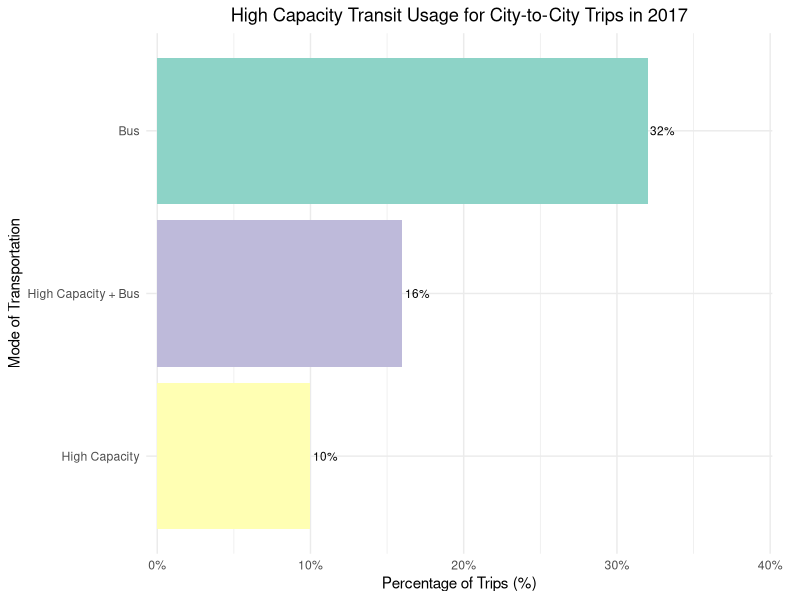
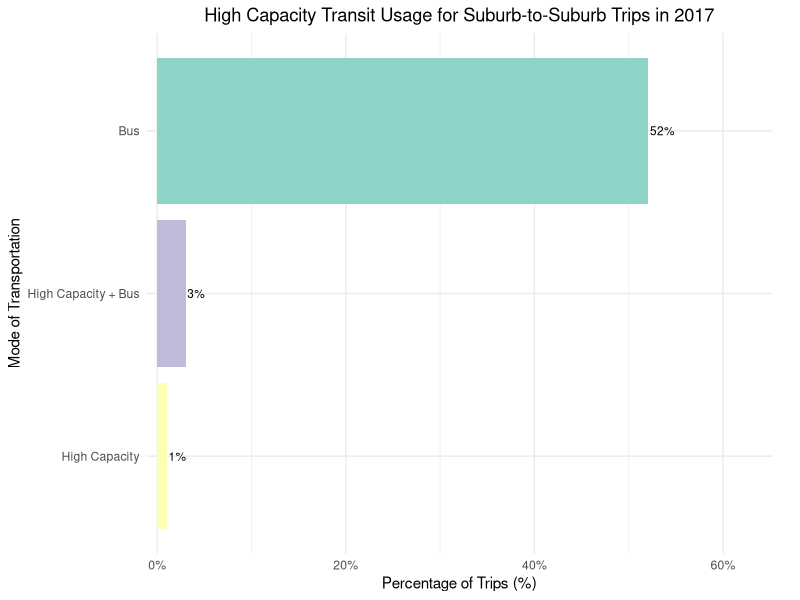
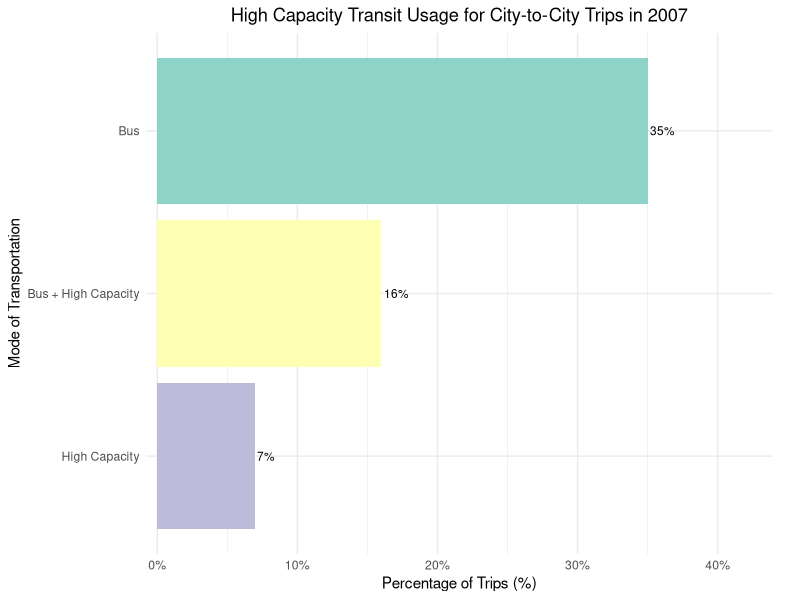
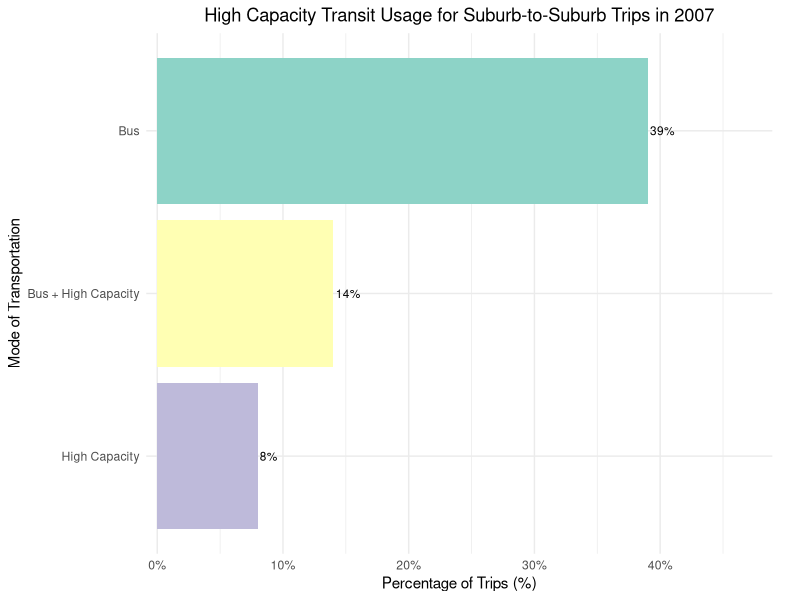
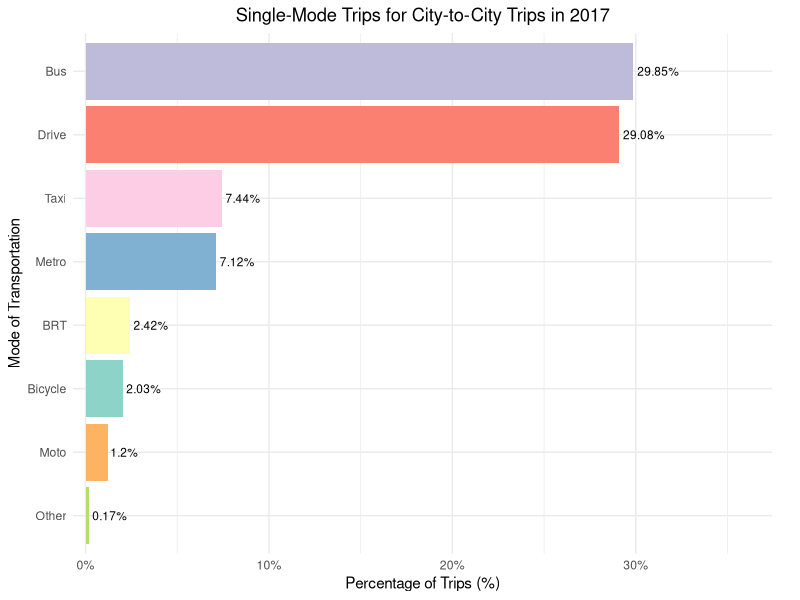
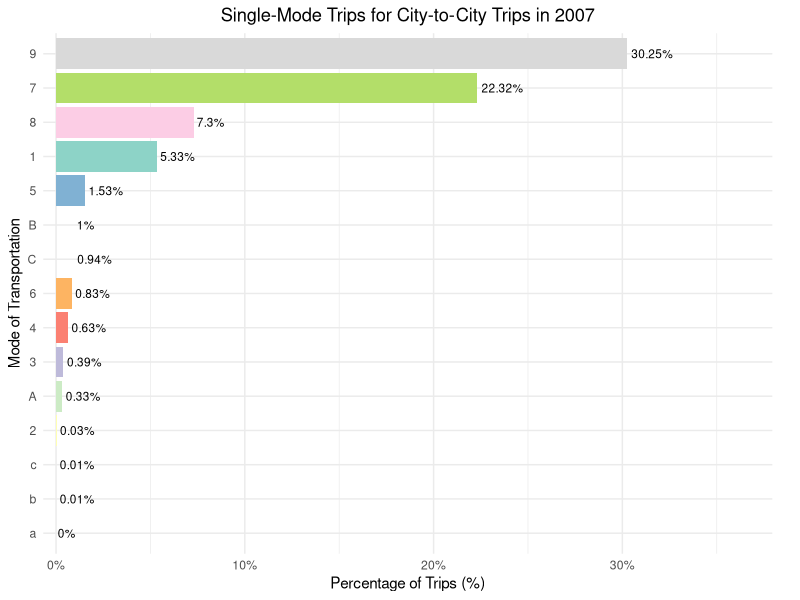
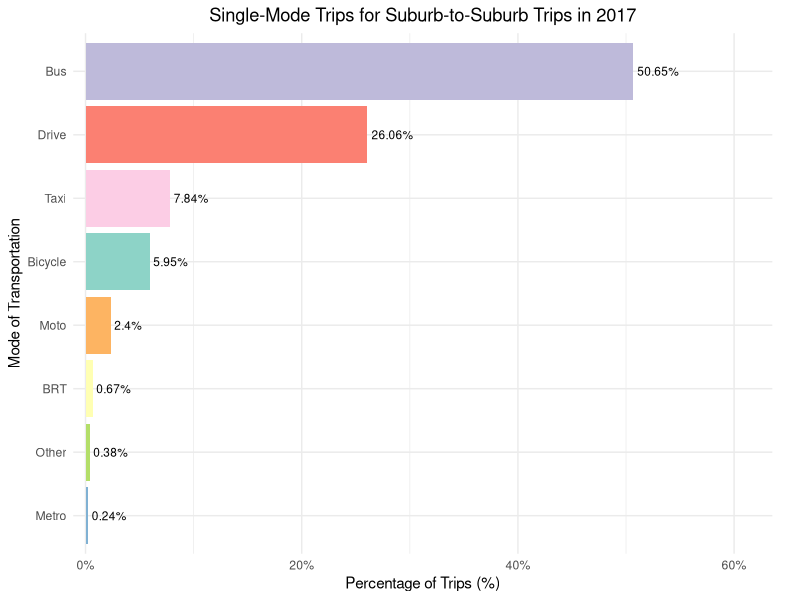
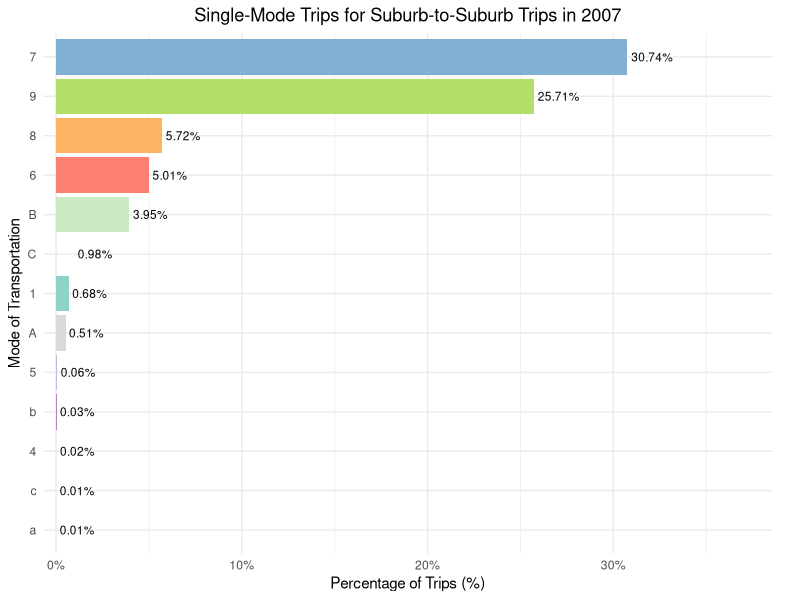

The R source for these figures, in order:
city_to_city2007<-read.csv("data/city-city-suburb/2007_city_to_city_mode_summary.csv")
city_to_city2017<-read.csv("data/city-city-suburb/2017_city_to_city_mode_breakdown.csv")
suburb_to_suburb2007<-read.csv("data/city-city-suburb/2007_suburb_to_suburb_mode_summary.csv")
suburb_to_suburb2017<-read.csv("data/city-city-suburb/suburb_mode_summary_2017.csv")

library(tidyverse)
#filter walk in 2017
city_to_city2017<-city_to_city2017 %>%
  filter(mode!="Walk")
city_to_city2017_sum<- sum(city_to_city2017$n)
city_to_city2007_sum<- sum(city_to_city2007$count)
suburb_to_suburb2017<-suburb_to_suburb2017 %>%
  filter(mode!="Walk")
suburb_to_suburb2017_sum<- sum(suburb_to_suburb2017$n)
suburb_to_suburb2007_sum<- sum(suburb_to_suburb2007$count)

high_capacity_suburb2017<- read.csv("data/city-city-suburb/2017-suburb-high-capacity.csv")
high_capacity_suburb2007<- read.csv("data/city-city-suburb/2007-suburb-high-capacity.csv")

high_capacity_city2017<- read.csv("data/city-city-suburb/2017-city-high-capacity.csv")
high_capacity_city2007<- read.csv("data/city-city-suburb/2007_high_capacity-city.csv")

high_capacity_city2017<- high_capacity_city2017 %>%
  mutate(percentage = round(n / city_to_city2017_sum * 100),2)
high_capacity_city2007<- high_capacity_city2007 %>%
  mutate(percentage = round(count / city_to_city2007_sum * 100),2)
high_capacity_suburb2017<- high_capacity_suburb2017 %>%
  mutate(percentage = round(n / suburb_to_suburb2017_sum * 100),2)
high_capacity_suburb2007<- high_capacity_suburb2007 %>%
  mutate(percentage = round(count / suburb_to_suburb2007_sum * 100),2)
# Plotting
maxy9 <- max(high_capacity_city2017$percentage, na.rm = TRUE)
ggplot(
  high_capacity_city2017,
  aes(x = reorder(mode, percentage), y = percentage, fill = mode)
) +
  geom_bar(stat = "identity") +
  geom_text(aes(label = paste0(percentage, "%")), hjust = -0.1, size = 3) +
  coord_flip(clip = "off") +  # let text draw outside the panel
  scale_y_continuous(
    labels = scales::percent_format(scale = 1),
    limits = c(0, maxy9 * 1.12),                 # add headroom
    expand = expansion(mult = c(0.02, 0.12))    # extra space on the right
  ) +
  scale_fill_brewer(palette = "Set3") +
  labs(
    title = "High Capacity Transit Usage for City-to-City Trips in 2017",
    x = "Mode of Transportation",
    y = "Percentage of Trips (%)"
  ) +
  theme_minimal() +
  theme(
    legend.position = "none",
    plot.title = element_text(hjust = 0.5),
    plot.margin = margin(5.5, 20, 5.5, 5.5)     # a bit more right margin
  )
maxy13 <- max(high_capacity_suburb2017$percentage, na.rm = TRUE)
ggplot(
  high_capacity_suburb2017,
  aes(x = reorder(mode, percentage), y = percentage, fill = mode)
) +
  geom_bar(stat = "identity") +
  geom_text(aes(label = paste0(percentage, "%")), hjust = -0.1, size = 3) +
  coord_flip(clip = "off") +  # let text draw outside the panel
  scale_y_continuous(
    labels = scales::percent_format(scale = 1),
    limits = c(0, maxy13 * 1.12),                 # add headroom
    expand = expansion(mult = c(0.02, 0.12))    # extra space on the right
  ) +
  scale_fill_brewer(palette = "Set3") +
  labs(
    title = "High Capacity Transit Usage for Suburb-to-Suburb Trips in 2017",
    x = "Mode of Transportation",
    y = "Percentage of Trips (%)"
  ) +
  theme_minimal() +
  theme(
    legend.position = "none",
    plot.title = element_text(hjust = 0.5),
    plot.margin = margin(5.5, 20, 5.5, 5.5)     # a bit more right margin
  )

maxy15 <- max(high_capacity_city2007$percentage, na.rm = TRUE)
ggplot(
  high_capacity_city2007,
  aes(x = reorder(mode_key, percentage), y = percentage, fill = mode_key)
) +
  geom_bar(stat = "identity") +
  geom_text(aes(label = paste0(percentage, "%")), hjust = -0.1, size = 3) +
  coord_flip(clip = "off") +  # let text draw outside the panel
  scale_y_continuous(
    labels = scales::percent_format(scale = 1),
    limits = c(0, maxy15 * 1.12),                 # add headroom
    expand = expansion(mult = c(0.02, 0.12))    # extra space on the right
  ) +
  scale_fill_brewer(palette = "Set3") +
  labs(
    title = "High Capacity Transit Usage for City-to-City Trips in 2007",
    x = "Mode of Transportation",
    y = "Percentage of Trips (%)"
  ) +
  theme_minimal() +
  theme(
    legend.position = "none",
    plot.title = element_text(hjust = 0.5),
    plot.margin = margin(5.5, 20, 5.5, 5.5)     # a bit more right margin
  )
maxy17 <- max(high_capacity_suburb2007$percentage, na.rm = TRUE)
ggplot(
  high_capacity_suburb2007,
  aes(x = reorder(mode_key, percentage), y = percentage, fill = mode_key)
) +
  geom_bar(stat = "identity") +
  geom_text(aes(label = paste0(percentage, "%")), hjust = -0.1, size = 3) +
  coord_flip(clip = "off") +  # let text draw outside the panel
  scale_y_continuous(
    labels = scales::percent_format(scale = 1),
    limits = c(0, maxy17 * 1.12),                 # add headroom
    expand = expansion(mult = c(0.02, 0.12))    # extra space on the right
  ) +
  scale_fill_brewer(palette = "Set3") +
  labs(
    title = "High Capacity Transit Usage for Suburb-to-Suburb Trips in 2007",
    x = "Mode of Transportation",
    y = "Percentage of Trips (%)"
  ) +
  theme_minimal() +
  theme(
    legend.position = "none",
    plot.title = element_text(hjust = 0.5),
    plot.margin = margin(5.5, 20, 5.5, 5.5)     # a bit more right margin
  )

single_2007_city<- read.csv("data/city-city-suburb/2007_city_to_city_single_mode_summary.csv")
single_2007_suburb<- read.csv("data/city-city-suburb/2007_suburb_to_suburb_single_mode_summary.csv")
single_2017_city<- read.csv("data/city-city-suburb/2017_city_to_city_single_mode_summary.csv")
single_2017_suburb<- read.csv("data/city-city-suburb/2017_suburbtosuburb_single_mode_summary.csv")

single_2017_city<- single_2017_city %>%
  filter(mode!="Walk")%>%
  mutate(percentage = n / city_to_city2017_sum *100)%>%
  mutate(percentage = round(percentage,2))
single_2007_city<- single_2007_city %>%
  mutate(percentage = count / city_to_city2007_sum* 100)%>%
  mutate(percentage = round(percentage,2))
single_2017_suburb<- single_2017_suburb %>%
  filter(mode!="Walk")%>%
  mutate(percentage = n / suburb_to_suburb2017_sum* 100)%>%
  mutate(percentage = round(percentage,2))
single_2007_suburb<- single_2007_suburb %>%
  mutate(percentage = count / suburb_to_suburb2007_sum* 100)%>%
  mutate(percentage = round(percentage,2))
maxy1 <- max(single_2017_city$percentage, na.rm = TRUE)
ggplot(
  single_2017_city,
  aes(x = reorder(mode, percentage), y = percentage, fill = mode)
) +
  geom_bar(stat = "identity") +
  geom_text(aes(label = paste0(percentage, "%")), hjust = -0.1, size = 3) +
  coord_flip(clip = "off") +  # let text draw outside the panel
  scale_y_continuous(
    labels = scales::percent_format(scale = 1),
    limits = c(0, maxy1 * 1.12),                 # add headroom
    expand = expansion(mult = c(0.02, 0.12))    # extra space on the right
  ) +
  scale_fill_brewer(palette = "Set3") +
  labs(
    title = "Single-Mode Trips for City-to-City Trips in 2017",
    x = "Mode of Transportation",
    y = "Percentage of Trips (%)"
  ) +
  theme_minimal() +
  theme(
    legend.position = "none",
    plot.title = element_text(hjust = 0.5),
    plot.margin = margin(5.5, 20, 5.5, 5.5)     # a bit more right margin
  )
maxy2 <- max(single_2007_city$percentage, na.rm = TRUE)
ggplot(
  single_2007_city,
  aes(x = reorder(trip1, percentage), y = percentage, fill = trip1)
) +
  geom_bar(stat = "identity") +
  geom_text(aes(label = paste0(percentage, "%")), hjust = -0.1, size = 3) +
  coord_flip(clip = "off") +  # let text draw outside the panel
  scale_y_continuous(
    labels = scales::percent_format(scale = 1),
    limits = c(0, maxy2 * 1.12),                 # add headroom
    expand = expansion(mult = c(0.02, 0.12))    # extra space on the right
  ) +
  scale_fill_brewer(palette = "Set3") +
  labs(
    title = "Single-Mode Trips for City-to-City Trips in 2007",
    x = "Mode of Transportation",
    y = "Percentage of Trips (%)"
  ) +
  theme_minimal() +
  theme(
    legend.position = "none",
    plot.title = element_text(hjust = 0.5),
    plot.margin = margin(5.5, 20, 5.5, 5.5)     # a bit more right margin
  )
maxy3 <- max(single_2017_suburb$percentage, na.rm = TRUE)
ggplot(
  single_2017_suburb,
  aes(x = reorder(mode, percentage), y = percentage, fill = mode)
) +
  geom_bar(stat = "identity") +
  geom_text(aes(label = paste0(percentage, "%")), hjust = -0.1, size = 3) +
  coord_flip(clip = "off") +  # let text draw outside the panel
  scale_y_continuous(
    labels = scales::percent_format(scale = 1),
    limits = c(0, maxy3 * 1.12),                 # add headroom
    expand = expansion(mult = c(0.02, 0.12))    # extra space on the right
  ) +
  scale_fill_brewer(palette = "Set3") +
  labs(
    title = "Single-Mode Trips for Suburb-to-Suburb Trips in 2017",
    x = "Mode of Transportation",
    y = "Percentage of Trips (%)"
  ) +
  theme_minimal() +
  theme(
    legend.position = "none",
    plot.title = element_text(hjust = 0.5),
    plot.margin = margin(5.5, 20, 5.5, 5.5)     # a bit more right margin
  )
maxy4 <- max(single_2007_suburb$percentage, na.rm = TRUE)
ggplot(
  single_2007_suburb,
  aes(x = reorder(trip1, percentage), y = percentage, fill = trip1)
) +
  geom_bar(stat = "identity") +
  geom_text(aes(label = paste0(percentage, "%")), hjust = -0.1, size = 3) +
  coord_flip(clip = "off") +  # let text draw outside the panel
  scale_y_continuous(
    labels = scales::percent_format(scale = 1),
    limits = c(0, maxy4 * 1.12),                 # add headroom
    expand = expansion(mult = c(0.02, 0.12))    # extra space on the right
  ) +
  scale_fill_brewer(palette = "Set3") +
  labs(
    title = "Single-Mode Trips for Suburb-to-Suburb Trips in 2007",
    x = "Mode of Transportation",
    y = "Percentage of Trips (%)"
  ) +
  theme_minimal() +
  theme(
    legend.position = "none",
    plot.title = element_text(hjust = 0.5),
    plot.margin = margin(5.5, 20, 5.5, 5.5)     # a bit more right margin
  )
